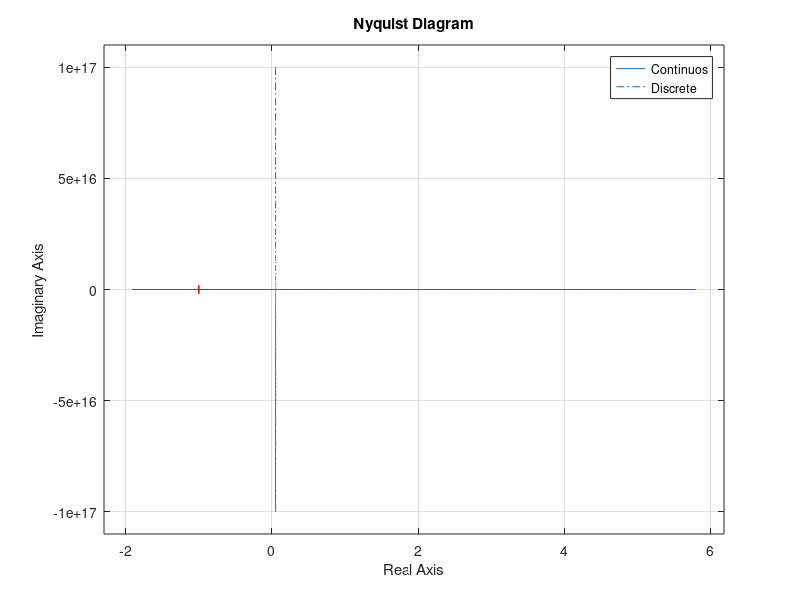

MATLAB code to generate this figure:
%(i)	G(s) = 1/s(s+1)
sys_c=tf([1],[1 1 0]);
sys_d=c2d(sys_c,0.1,'zoh');
nyquist(sys_c);hold on;
nyquist(sys_d);
legend('Continuos','Discrete');
[Gm,Pm,Wcp,Wcg]=margin(sys_c);

%(ii)	GH(z) = 0.5516/(z-0.9048)
%%
sys_d=tf([0.5516],[1 -0.9048],0.1);
sys_c=d2c(sys_d);

nyquist(sys_c);hold on;
nyquist(sys_d);
legend('Continuos','Discrete');
